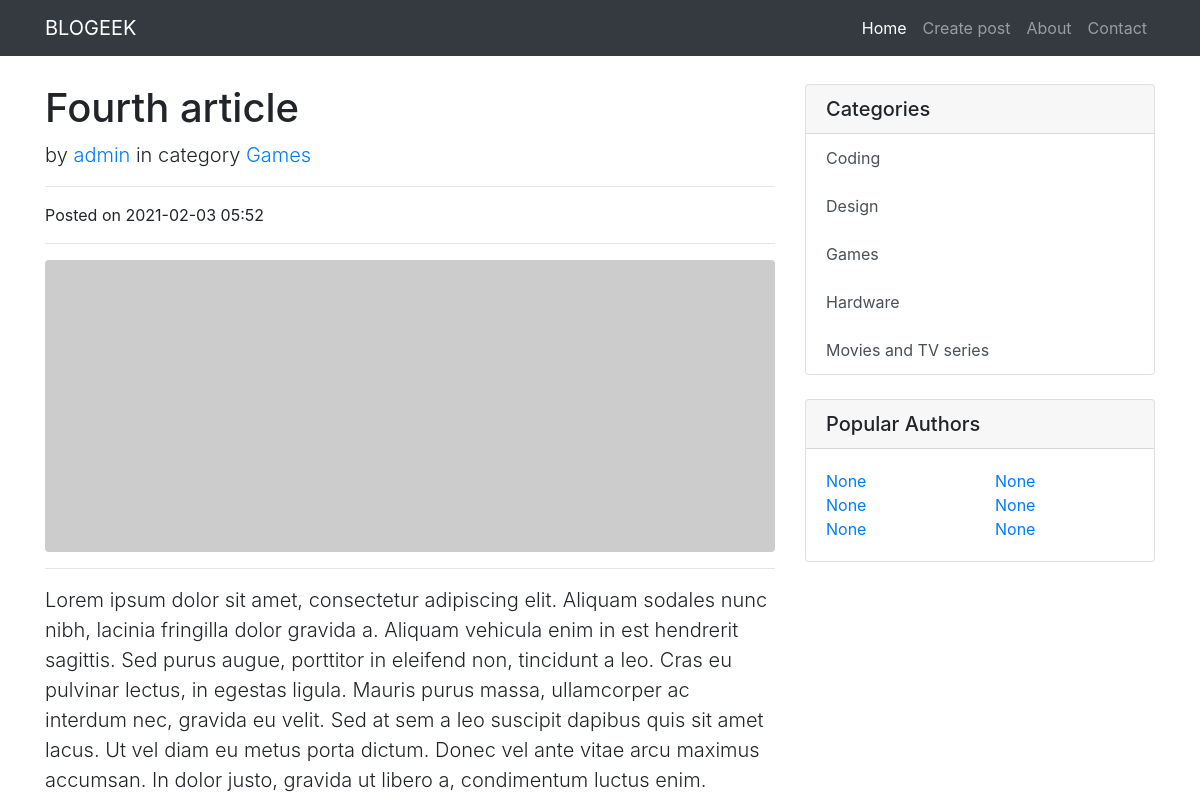
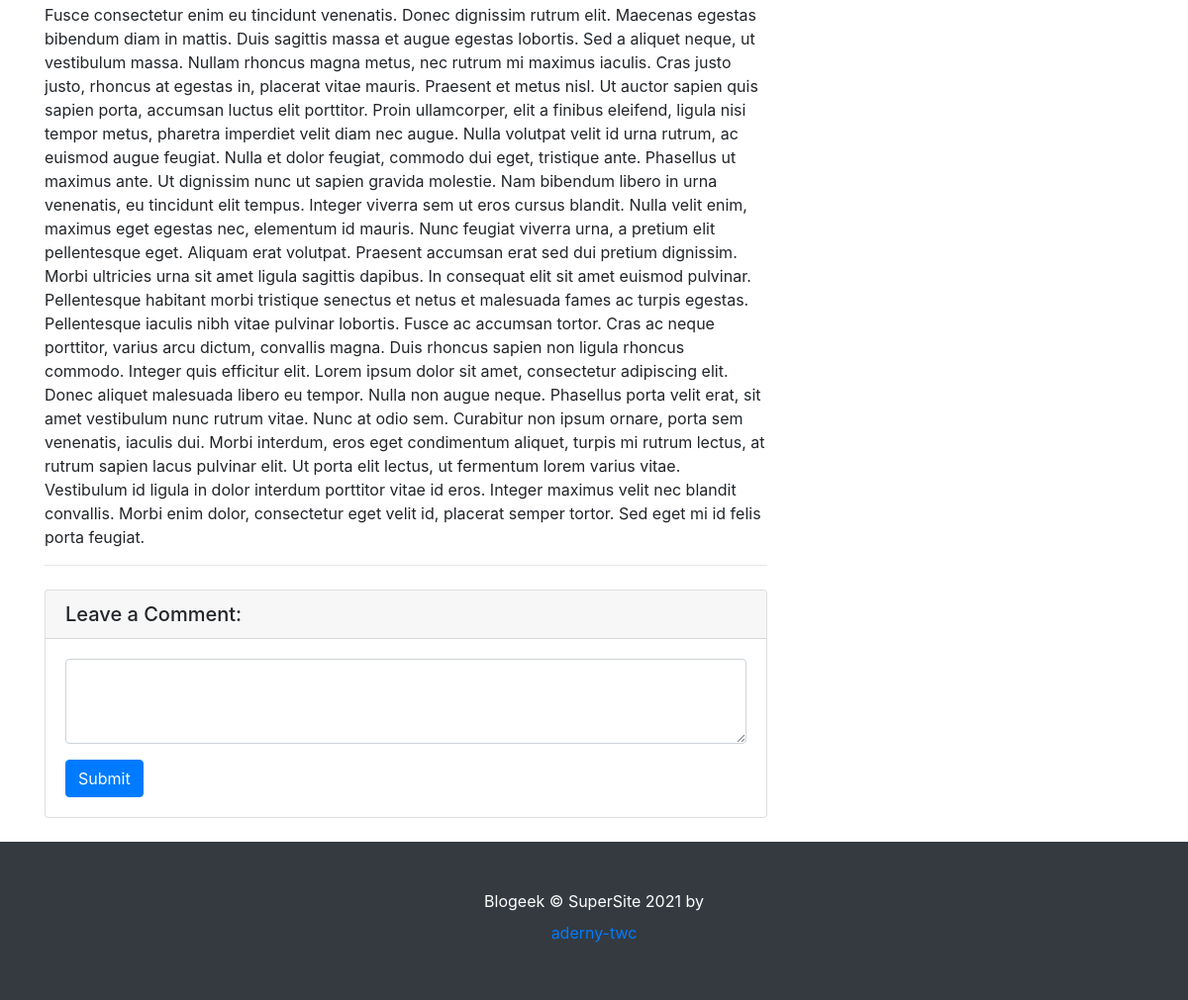
The app's page /posts/4/ with its own data (2 pictures, top to bottom).
### blogeek/models.py (models this page shows, shortened)
class BlogPosts(models.Model):
    title = models.CharField(max_length=150, verbose_name='Название')
    description = models.CharField(max_length=600, verbose_name='Описание')
    content = models.TextField(blank=True, verbose_name='Контент')
    created_at = models.DateTimeField(auto_now_add=True, verbose_name='Дата публикации')
    updated_at = models.DateTimeField(auto_now=True, verbose_name='Обновлено')
    photo = models.ImageField(upload_to='photos/%Y/%m/%d/', verbose_name='Фото', blank=True)
    is_published = models.BooleanField(default=True, verbose_name='Опубликовано')
    views = models.IntegerField(default=0)
    category = models.ForeignKey('Category', on_delete=models.PROTECT, verbose_name='Категория')
    user = models.ForeignKey(User, verbose_name="Автор", on_delete=models.CASCADE)
    class Meta:
        verbose_name = 'Статья'
        verbose_name_plural = 'Статьи'
        ordering = ['-created_at']

class Category(models.Model):
    title = models.CharField(max_length=150, db_index=True, verbose_name='Категория')
    description = models.CharField(max_length=200)
    class Meta:
        verbose_name = 'Категория'
        verbose_name_plural = 'Категории'
        ordering = ['title']
    def get_absolute_url(self):
        return reverse('category', kwargs={"category_id": self.pk})
    def __str__(self):
        return self.title

### blogeek/views.py (the view)
# urls.py: path('posts/<int:blogposts_id>/', view_blogposts, name='view_blogposts'),
def view_blogposts(request, blogposts_id):
    blogposts_item = get_object_or_404(BlogPosts, pk=blogposts_id)
    return render(request, 'blogeek/view_blogposts.html', {"blogposts_item": blogposts_item})

### blogeek/templatetags/blogposts_tags.py (called while the page is built)
@register.simple_tag()
def get_categories():
    return Category.objects.all()

### blogeek/templates/blogeek/view_blogposts.html (shortened to what this page needs)
{% extends 'base.html' %}
{% block content %}
<h1 class="mt-4">{{ blogposts_item.title }}</h1>
<p class="lead">
    by
    <a href="#">{{ blogposts_item.user }}</a>
    in category
    <a href="{{ blogposts_item.category.get_absolute_url }}">{{ blogposts_item.category }}</a>
</p>
<hr>
<p>Posted on {{ blogposts_item.created_at|date:"Y-m-d H:i" }}</p>
<hr>
{% if item.photo %}
<img class="img-fluid rounded" src="{{ blogposts_item.photo.url }}" width="250" alt="Card image cap">
{% else %}
<img class="img-fluid rounded" src="https://picsum.photos/750/300?random=1" alt="Card image cap">
{% endif %}
<hr>
<p class="lead">{{ blogposts_item.description }}</p>
<p>{{ blogposts_item.content }}</p>
<hr>
<div class="card my-4">
    <h5 class="card-header">Leave a Comment:</h5>
    <div class="card-body">
        <form>
            <div class="form-group">
                <textarea class="form-control" rows="3"></textarea>
            </div>
            <button type="submit" class="btn btn-primary">Submit</button>
        </form>
    </div>
</div>
{% endblock %}

### templates/inc/_sidebar.html
{% load blogposts_tags %}
{% get_categories as categories %}
<div class="card my-4">
    <h5 class="card-header">Categories</h5>
    <div class="list-group">
        {% for item in categories %}
        <a href="{{ item.get_absolute_url }}" class="list-group-item list-group-item-action" style="border:none">{{ item.title }}</a>
        {% endfor %}
    </div>
</div>
<div class="card my-4">
    <h5 class="card-header">Popular Authors</h5>
    <div class="card-body">
        <div class="row">
            <div class="col-lg-6">
                <ul class="list-unstyled mb-0">
                    <li>
                        <a href="#">None</a>
                    </li>
                    <li>
                        <a href="#">None</a>
                    </li>
                    <li>
                        <a href="#">None</a>
                    </li>
                </ul>
            </div>
            <div class="col-lg-6">
                <ul class="list-unstyled mb-0">
                    <li>
                        <a href="#">None</a>
                    </li>
                    <li>
                        <a href="#">None</a>
                    </li>
                    <li>
                        <a href="#">None</a>
                    </li>
                </ul>
            </div>
        </div>
    </div>
</div>

### records on screen
BlogPosts: title "Fourth article", user "admin", category "Games", created_at "2021-02-03 05:52", description "Lorem ipsum dolor sit amet, consectetur adipiscing elit. Aliquam sodales nunc nibh, lacinia fringilla dolor gravida a. Aliquam vehicula enim in est hendrerit sagittis. Sed purus augue, porttitor in eleifend non, tincidunt a leo. Cras eu pulvinar lectus, in egestas ligula. Mauris purus massa, ullamcorper ac interdum nec, gravida eu velit. Sed at sem a leo suscipit dapibus quis sit amet lacus. Ut vel diam eu metus porta dictum. Donec vel ante vitae arcu maximus accumsan. In dolor justo, gravida ut libero a, condimentum luctus enim.", content "Fusce consectetur enim eu tincidunt venenatis. Donec dignissim rutrum elit. Maecenas egestas bibendum diam in mattis. Duis sagittis massa et augue egestas lobortis. Sed a aliquet neque, ut vestibulum massa. Nullam rhoncus magna metus, nec rutrum mi maximus iaculis. Cras justo justo, rhoncus at egestas in, placerat vitae mauris. Praesent et metus nisl. Ut auctor sapien quis sapien porta, accumsan luctus elit porttitor. Proin ullamcorper, elit a finibus eleifend, ligula nisi tempor metus, pharetra imperdiet velit diam nec augue. Nulla volutpat velit id urna rutrum, ac euismod augue feugiat. Nulla et dolor feugiat, commodo dui eget, tristique ante. Phasellus ut maximus ante. Ut dignissim nunc…"
Category: title "Coding"
Category: title "Design"
Category: title "Games"
Category: title "Hardware"
Category: title "Movies and TV series"
